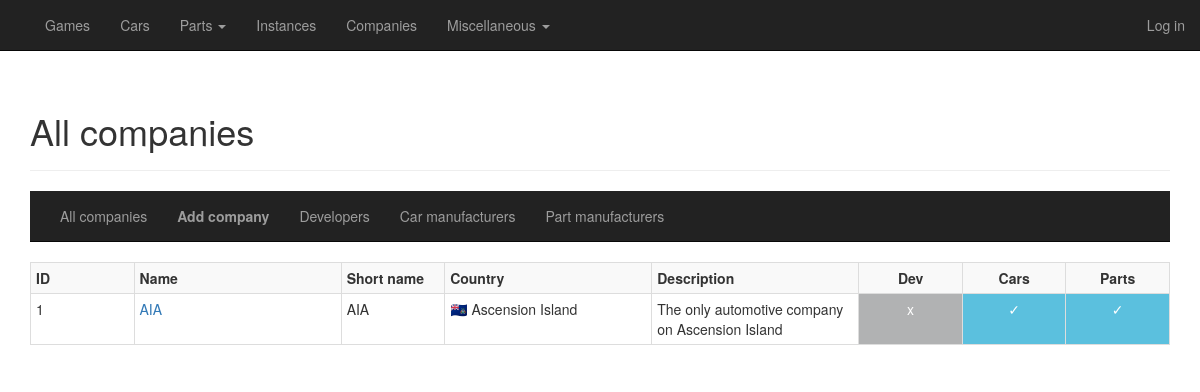
The page /companies/all on the database as committed earlier.
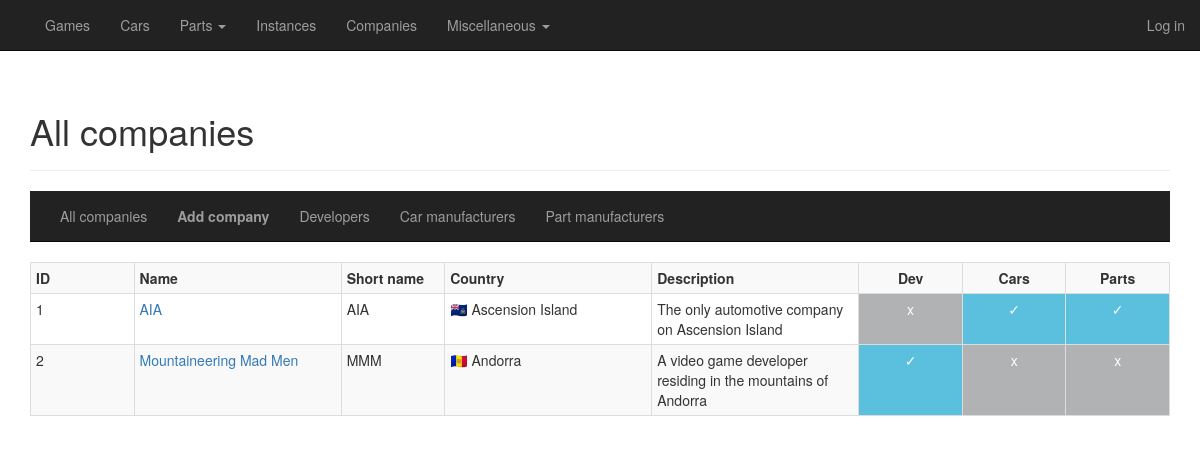
The same page on the database as committed later.
### general/models/misc.py (models this page shows, shortened)
class Company(database.Model):
    __tablename__ = "companies"
    id = database.Column(database.Integer, primary_key=True)
    name_full = database.Column(database.Unicode, nullable=False)
    name_display = database.Column(database.Unicode, index=True, nullable=False)
    name_short = database.Column(database.Unicode, nullable=True)
    description = database.Column(database.Unicode, nullable=True)
    is_game_developer = database.Column(database.Boolean, default=False, index=True, nullable=False)
    is_game_publisher = database.Column(database.Boolean, default=False, index=True, nullable=False)
    is_car_manufacturer = database.Column(database.Boolean, default=False, index=True, nullable=False)
    is_car_part_manufacturer = database.Column(database.Boolean, default=False, index=True, nullable=False)
    owner_id = database.Column(database.Integer, database.ForeignKey("companies.id"), index=True, nullable=True)
    country_id = database.Column(database.Integer, database.ForeignKey("countries.id"), index=True, nullable=True)
    date_established = database.Column(database.Date, index=True, nullable=True)
    date_ceased_to_exist = database.Column(database.Date, nullable=True)
    no_of_games_developed = database.Column(database.Integer, default=0, nullable=True)
    no_of_cars_produced = database.Column(database.Integer, default=0, nullable=True)
    no_of_parts_produced = database.Column(database.Integer, default=0, nullable=True)
    cars = database.relationship('Car', secondary="car_manufacturer")
    engines = database.relationship('Engine', backref='manufacturer', lazy='dynamic')
    forced_induction = database.relationship('ForcedInduction', backref='manufacturer', lazy='dynamic')
    games = database.relationship('Game', backref='developer', lazy='dynamic')
    owner = database.relationship('Company', remote_side=[id], backref='owned_companies')
    transmissions = database.relationship('Transmission',  backref='manufacturer', lazy='dynamic')
    texts = database.relationship('CompanyText', backref='company', lazy='dynamic')
    images = database.relationship('CompanyImage', backref='company', lazy='dynamic')
    def get_name_short(self):
        return self.name_short if self.name_short is not (None or "") else "n/a"
    def is_game_company(self):
        return "✓" if self.is_game_developer is True else "x"
    def is_car_company(self):
        return "✓" if self.is_car_manufacturer is True else "x"
    def is_part_company(self):
        return "✓" if self.is_car_part_manufacturer is True else "x"

class Country(database.Model):
    __tablename__ = "countries"
    id = database.Column(database.Integer, primary_key=True)
    name_full = database.Column(database.Unicode, nullable=False)
    name_display = database.Column(database.Unicode, index=True, nullable=False)
    name_short = database.Column(database.Unicode, nullable=False)
    no_of_companies_game = database.Column(database.Integer, default=0, nullable=True)
    no_of_companies_car = database.Column(database.Integer, default=0, nullable=True)
    no_of_games = database.Column(database.Integer, default=0, nullable=True)
    no_of_cars = database.Column(database.Integer, default=0, nullable=True)
    companies = database.relationship('Company', backref='country', lazy='dynamic')
    cars = database.relationship('Car', backref='country', lazy='dynamic')
    texts = database.relationship('CountryText', backref='country', lazy='dynamic')
    images = database.relationship('CountryImage', backref='country', lazy='dynamic')
    locations = database.relationship('Location', backref='country', lazy='dynamic')

### general/routes_companies.py (the view)
@cardb.route("/companies/", methods=['GET'])
@cardb.route("/companies/all", methods=['GET'])
def overview_companies():
    companies = Company.query.order_by(Company.name_display.asc()).all()
    return render_template("companies_overview.html",
                           title=title_companies,
                           heading=overview_heading_companies,
                           companies=companies)

### general/templates/companies_overview.html
{% extends "companies_base.html" %}
{% block companies_content %}
    <div>
        <table class="table table-hover table-striped table-bordered table-condensed">
            {% if companies == [] %}
            <tr>
                <td class="col-sm-12 text-center"><b>There are no companies in the database.</b></td>
            </tr>
            {% else %}
            {% include "_companies_top.html" %}
                {% for company in companies %}
                    {% with company=company %}
                        {% include "_companies_row.html" %}
                    {% endwith %}
                {% endfor %}
            {% endif %}
        </table>
    </div>
{% endblock %}

### general/templates/_companies_row.html
<tr>
    <td class="col-sm-1">{{ company.id }}</td>
    <td class="col-sm-2"><a href="{{ url_for('detail_company', id=company.id) }}">{{ company.name_display }}</a></td>
    <td class="col-sm-1">{{ company.get_name_short() }}</td>
    <td class="col-sm-2">{{ company.country.name_display }}</td>
    <td class="col-sm-2">{{ company.description }}</td>
    <td class="col-sm-1 text-center {% if company.is_game_developer %}true-neutral{% else %}false-neutral{% endif %}">{{ company.is_game_company() }}</td>
    <td class="col-sm-1 text-center {% if company.is_car_manufacturer %}true-neutral{% else %}false-neutral{% endif %}">{{ company.is_car_company() }}</td>
    <td class="col-sm-1 text-center {% if company.is_car_part_manufacturer %}true-neutral{% else %}false-neutral{% endif %}">{{ company.is_part_company() }}</td>
</tr>

Rows that differ between the two databases and show on the page:
added Company: id "2", name_display "Mountaineering Mad Men", get_name_short "MMM", country.name_display "🇦🇩 Andorra", description "A video game developer residing in the mountains of Andorra", is_game_company "✓", is_car_company "x", is_part_company "x"
